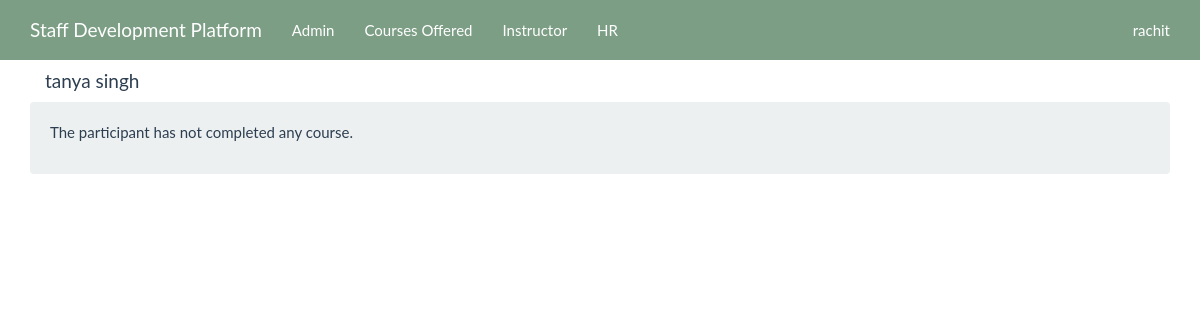
/main/hr/2/ (signed in), run on an earlier commit of the app's database.
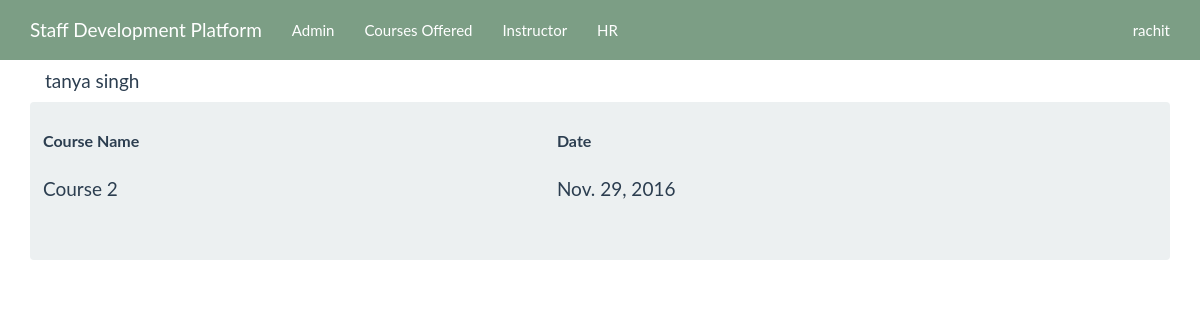
And on a later commit of the database.
### main/models.py (models this page shows, shortened)
class Participant(models.Model):
	participant = models.OneToOneField(
        User,
        primary_key=True,
    )
	course = models.ForeignKey(Course, null=True, blank=True, default = None)
	access = models.IntegerField(default=0)
	def __str__(self):
		return self.participant.first_name + " " + self.participant.last_name
	def getCompletedCourses(self):
		return History.objects.filter(participant=self)

class History(models.Model):
	course = models.ForeignKey(Course, on_delete=models.CASCADE)
	participant = models.ForeignKey(Participant)
	dateCompleted = models.DateField(default=datetime.date.today)

class Course(models.Model):
	category = models.ForeignKey(Category)
	instructor = models.ForeignKey(Instructor)
	name = models.CharField(max_length=40)
	description = models.TextField()
	deployed = models.IntegerField(default=0)
	def __str__(self):
		return self.name

### main/views.py (the view)
# urls.py: url(r'^hr/(?P<participant_id>\d+)/$', views.courseHistory, name='courseHistory'),
@login_required
@user_passes_test(isHR)
def courseHistory(request, participant_id):
	participantObj = Participant.objects.get(pk=participant_id)
	courseHistory = participantObj.getCompletedCourses()
	context = {'courseHistory': courseHistory, 'name': participantObj }
	template = loader.get_template('main/courseHistory.html')
	return HttpResponse(template.render(context,request))

### main/views.py (called while the page is built)
def isHR(user):
	ishr = HR.objects.filter(hr_id=user.id)
	if ishr:
		return True
	else:
		return False

### main/templates/main/courseHistory.html (shortened to what this page needs)
<head>
</head>
<body>
  {% include "main/navbar.html" %}
  <div class="container">
    <div class="col-md-12">
      <h4>{{ name }}</h4>
      <div class="row well">
        {% if courseHistory %}
        <div class="row">
          <table class="table">
            <thead>
              <tr>
                <th>Course Name</th>
                <th>Date</th>
              </tr>
            </thead>
            <tbody>
              {% for course in courseHistory %}
              <tr>
                <td>
                  <h4>{{course.course}}</h4>
                </td>
                <td>
                  <h4>{{course.dateCompleted}}</h4>
                </td>
              </tr>
              {% endfor %}
          </table>
        </div>
        {% else %}
        <p>The participant has not completed any course.</p>
        {% endif %}
      </div>
    </div>
  </div>
</body>

### main/templates/main/navbar.html (shortened to what this page needs)
{% block content %}
<meta charset="utf-8"> {% load static %}
<link rel="stylesheet" href="{{STATIC_URL}}/static/css/bootstrap.min.css">
<link rel="stylesheet" href="{{STATIC_URL}}/static/css/bootstrap.css">
<nav class="navbar navbar-inverse navbar-fixed-top">
	<div class="container">
		<div class="navbar-header">
			<a class="navbar-brand">Staff Development Platform	</a>
		</div>
		<div class="collapse navbar-collapse" id="myNavbar">
			<ul class="nav navbar-nav">
				{%if request.user.is_superuser %}
				<li><a href='{%url "admin" %}'>Admin</a></li>
				{% endif %}
				<li><a href='{% url "participant" %}'>Courses Offered</a></li>
				{%if request.user.is_staff %}
				<li><a href='{%url "instructor" %}'>Instructor</a></li>
					{% endif %} {%if request.session.isHR %}
				<li><a href='{%url "participantList" %}'>HR</a></li>
				{% endif %}
			</ul>
			<ul class="nav navbar-nav navbar-right">
				<li><a href="{% url "logout" %}"><span class="glyphicon glyphicon-log-in"></span> {{user.first_name}}</a></li>
			</ul>
		</div>
	</div>
</nav>
{% endblock %}

What changed in the data, as far as the page shows it:
added History: course "Course 2", dateCompleted "Nov. 29, 2016"
Also different on the page:
text no longer shown: "The participant has not completed any course."
text now shown: "Course Name Date"
